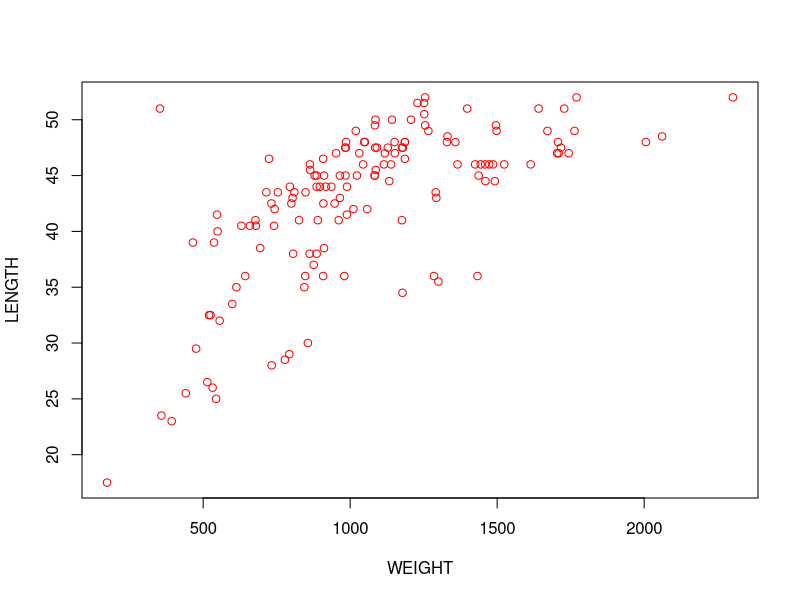
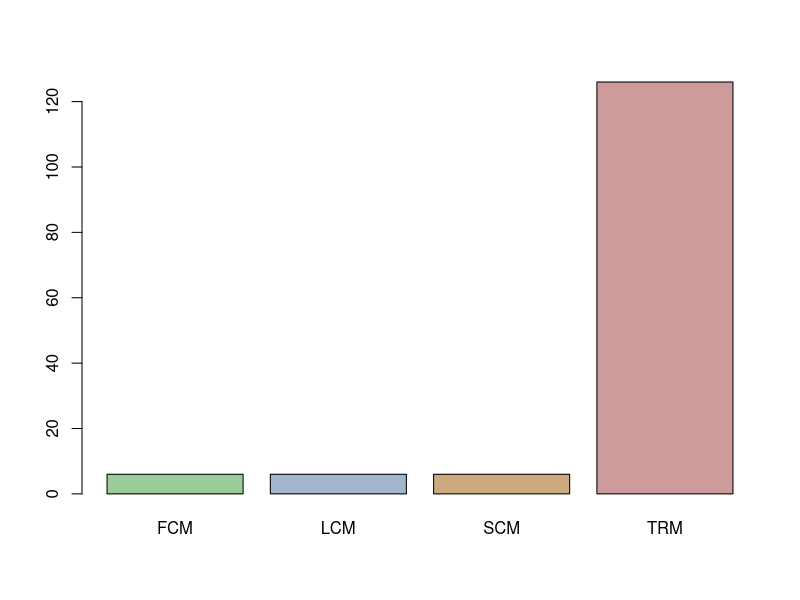
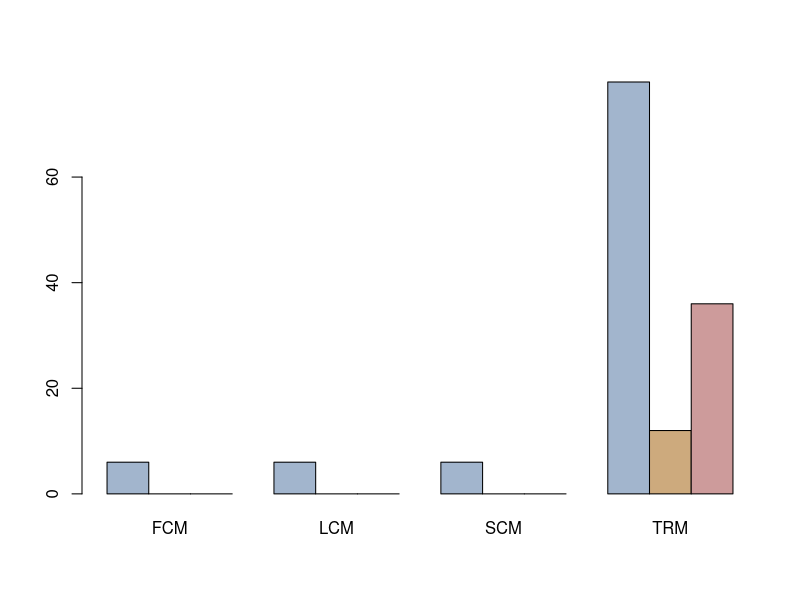
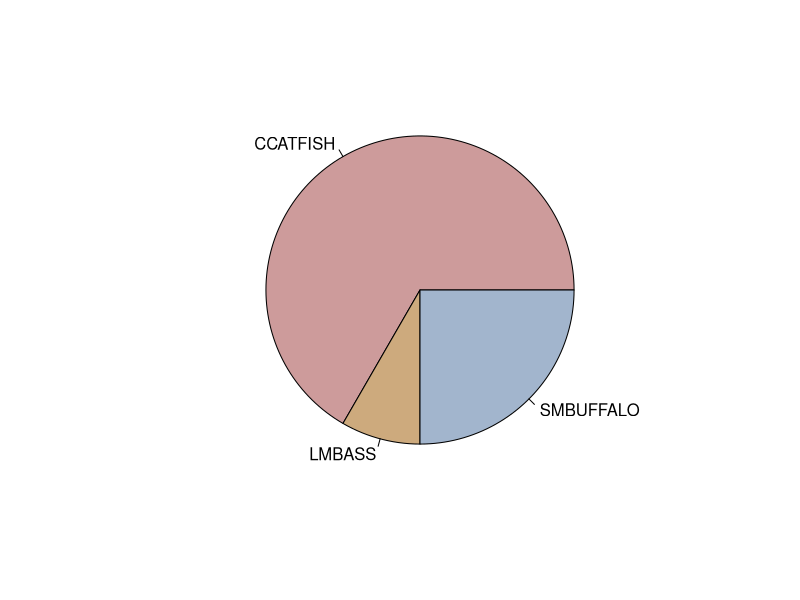
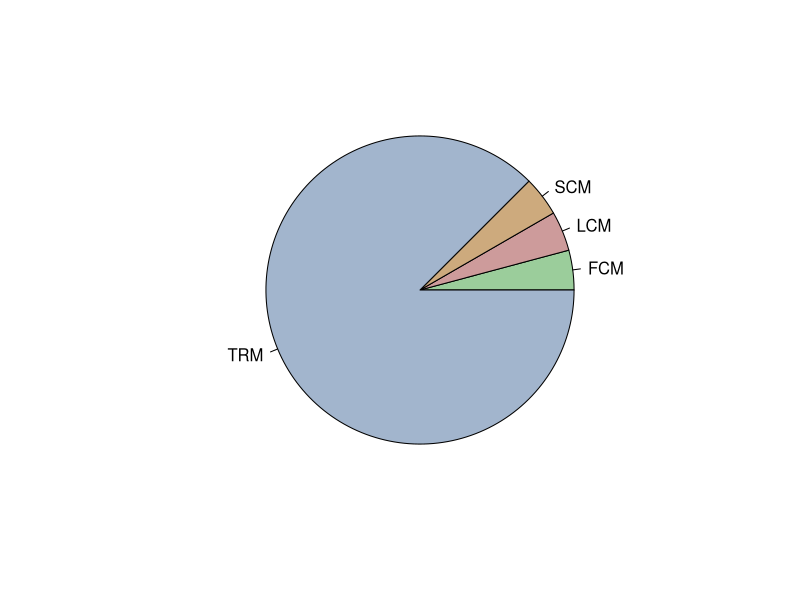
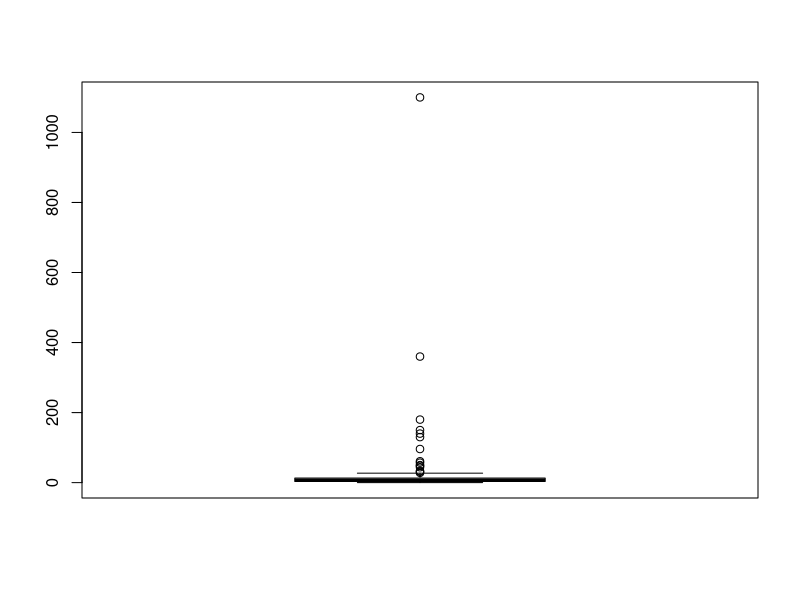
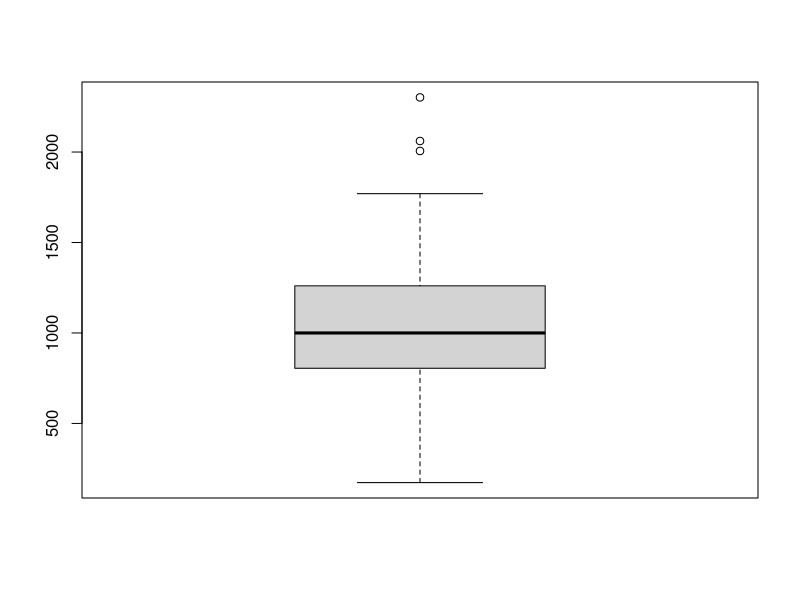
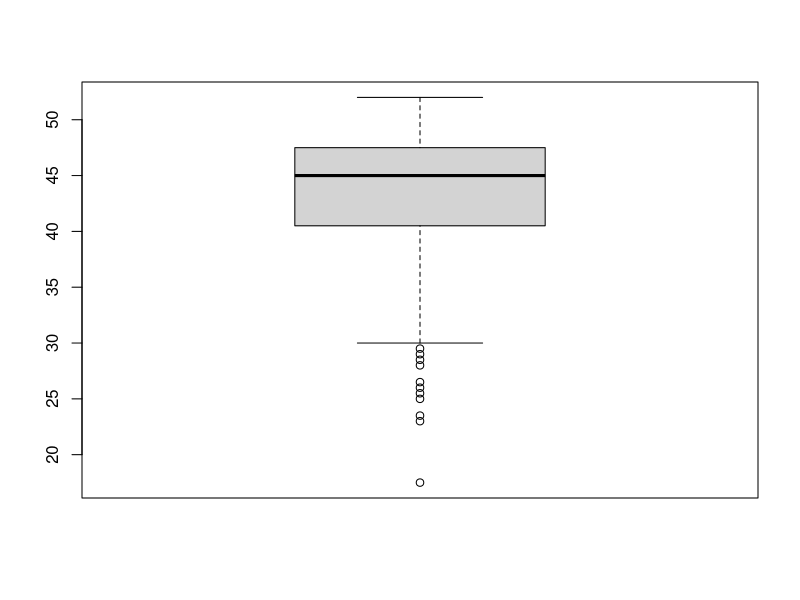

Generate these figures, in order, with R:
## ---- chunk 1
knitr::opts_chunk$set(echo = TRUE)
## ---- chunk 2
getwd()
## ---- chunk 3
ddt <- read.csv("DDT.csv")
head(ddt)
## ---- chunk 4
names(ddt)
## ---- chunk 5
tab <- table(ddt$SPECIES)
tab
## ---- chunk 6
ddt[ddt$SPECIES == "LMBASS" & ddt$WEIGHT > 800,]
## ---- chunk 7
ddt[ddt$RIVER == "SCM" & ddt$DDT > 4.0,]
## ---- chunk 8
mean(ddt$LENGTH)
## ---- chunk 9
sd(ddt$WEIGHT)
## ---- chunk 10
plot(ddt$WEIGHT, ddt$LENGTH, xlab="WEIGHT", ylab="LENGTH", col="red")
## ---- chunk 11
v=1:20
print(v/20)
## ---- chunk 12
table(ddt$RIVER)
## ---- chunk 13
barplot(table(ddt$RIVER), col = c("darkseagreen3", "lightsteelblue3", "burlywood3", "rosybrown3"))
## ---- chunk 14
table(ddt$SPECIES,ddt$RIVER)
## ---- chunk 15
barplot(table(ddt$SPECIES,ddt$RIVER), col = c("lightsteelblue3", "burlywood3", "rosybrown3"), beside=TRUE)
## ---- chunk 16
pie(table(ddt$SPECIES), col = c("rosybrown3", "burlywood3", "lightsteelblue3"))
## ---- chunk 17
pie(table(ddt$RIVER), col = c("darkseagreen3", "rosybrown3", "burlywood3", "lightsteelblue3"))
## ---- chunk 18
boxplot(ddt$DDT, data=ddt)
## ---- chunk 19
boxplot(ddt$WEIGHT, data=ddt)
## ---- chunk 20
boxplot(ddt$LENGTH, data=ddt)
## ---- chunk 21
coplot(LENGTH~WEIGHT|RIVER, data=ddt, col=c("darkseagreen3", "rosybrown3", "burlywood3", "lightsteelblue3"))
## ---- chunk 22
coplot(DDT~WEIGHT|SPECIES, data=ddt, col=c("darkseagreen3", "rosybrown3", "burlywood3", "lightsteelblue3"))
## ---- chunk 23
library(ggplot2)
ggplot(ddt, aes(x=SPECIES, y=WEIGHT, fill=RIVER,)) + geom_boxplot(col="black") + ggtitle("Taylor Wise")
## ---- chunk 24
library(ggplot2)
ggplot(ddt, aes(x=RIVER, y=LENGTH, fill=SPECIES,)) + geom_violin(col="black") + ggtitle("Taylor Wise")
## ---- chunk 25
library(ggplot2)
ggplot(ddt, aes(x=WEIGHT, y=LENGTH, color=SPECIES)) + geom_point() + ggtitle("Taylor Wise")

